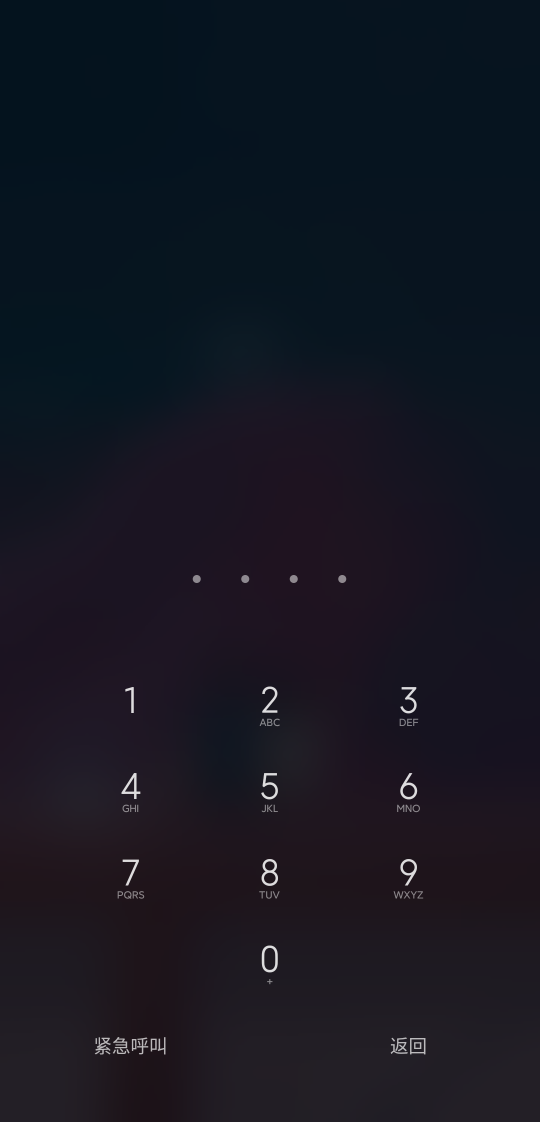
#> input picture double11/screen.png, 1080 x 2244 px (shown at 1/2 size)
$ python phoneTest.py
#> lines starting #> are read from the running program, lines starting #| are printed output that depends on the picture
#!/usr/bin/env python
# -*- coding: utf-8 -*-
# !/usr/bin/env python
# -*- coding: utf-8 -*-

import os
import time
from PIL import Image
import cv2
import numpy as np


def getlocal(img="screen.png",tp="tp.png"):
#> called with img = 'screen.png', tp = 'tp.png'
    arr=[]
    img = cv2.imread(img, 1)
#> img is the input picture: shape (2244, 1080, 3); mean B, G, R 32.9, 22.5, 21.1
    img_gray = cv2.cvtColor(img, cv2.COLOR_BGR2GRAY)
    template = cv2.imread(tp, 0)
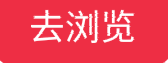
#> input picture double11/tp.png, 168 x 63 px
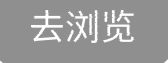
#> template: shape (63, 168); min 143, max 255, mean 153.5
    w, h = template.shape[::-1]
#> w = 168; h = 63
    res = cv2.matchTemplate(img_gray, template, cv2.TM_CCOEFF_NORMED)
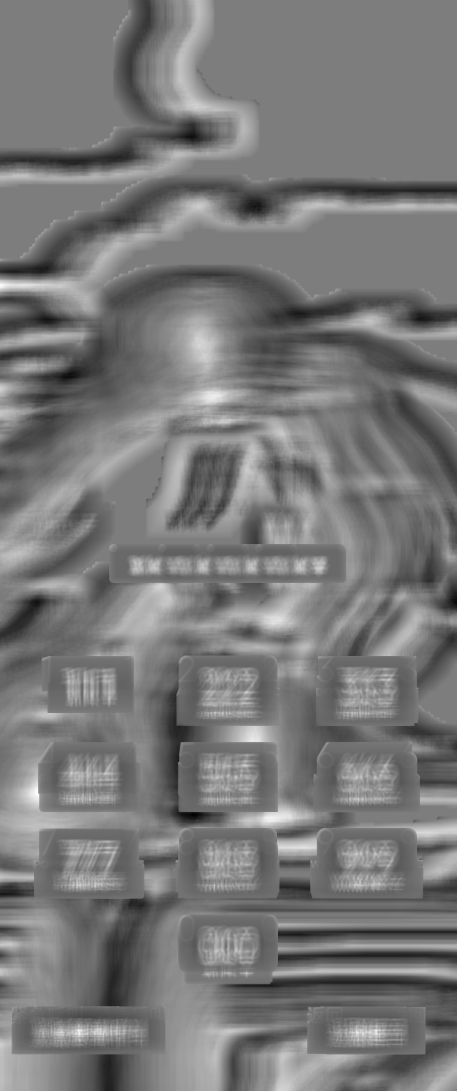
#> res: shape (2182, 913) float32 (shown at 1/2 size); min -0.318, max 0.329, mean -0.0117; drawn with min black and max white
    locs = np.where(res >= 0.965)
#> locs = (empty array, empty array)
    for loc in zip(*locs[::-1]):
        arr.append(loc[0]+w/2)
        arr.append(loc[1] + h / 2)
#> this loop made 0 passes
#> after the loop, arr = []
    print(len(arr))
#| 0
    return arr


def screencap(name="screen.png"):
    os.system('adb shell screencap -p /storage/emulated/0/book/{}'.format(name))
    os.system('adb pull /storage/emulated/0/book/{}'.format(name))


# [10 lines left out: function unlock, not called in this run]


def qu_guang_dian():
    print('====== 进入领喵币中心,去逛店 ======')
    os.system('adb shell input swipe 900 500 900 800')  # 从上往下滑动，回到页面初始位置
    os.system('adb shell input tap 900 1670')  # 点击下方领喵币
    for i in range(1, 30):
        os.system('adb shell input swipe 900 500 900 800')  # 点击
        time.sleep(2)
        print('第{}次去逛店...'.format(i))
        screencap()
        time.sleep(1)
        arr=getlocal()
#> arr = []
        if len(arr)<2:
            print("数值不对{}".format(len(arr)))
#| 数值不对0
            break

        os.system('adb shell input tap {} {}'.format(arr[0],arr[1]))  # 点击去逛店，然后等15s
        # os.system('adb shell input tap 900 1847')  # 点击去逛店，然后等15s
        time.sleep(3)
        os.system('adb shell input swipe 900 500 900 200') # 滑动
        print('进入店铺,浏览页面中，请等待15s...')
        time.sleep(16)
        os.system('adb shell input keyevent KEYCODE_BACK')
    print('已完成去逛店领取喵币任务')
    os.system('adb shell input tap 977 400')  # 返回


# [36 lines left out: functions kan_zhi_bo, liu_lan_hui_chang2, not called in this run]


if __name__ == "__main__":
	#是否锁屏状态
	result=os.popen("adb shell dumpsys window policy")
	res = result.read()
	print(res)
	if 'interactiveState=INTERACTIVE_STATE_SLEEP' in res:
		unlock("1314")
	time.sleep(2)
	#回到home页
	os.system('adb shell input keyevent 3')
	# 打开淘宝
	os.system('adb shell am start -n "com.taobao.taobao/com.taobao.tao.TBMainActivity"')
	# 等待淘宝打开
	time.sleep(2)
	os.system('adb shell input tap 780 1680')
	time.sleep(5)
	qu_guang_dian()
    # liu_lan_hui_chang2(881, 1286)
    # liu_lan_hui_chang2(881, 1462)
    # liu_lan_hui_chang2(881, 1656)
